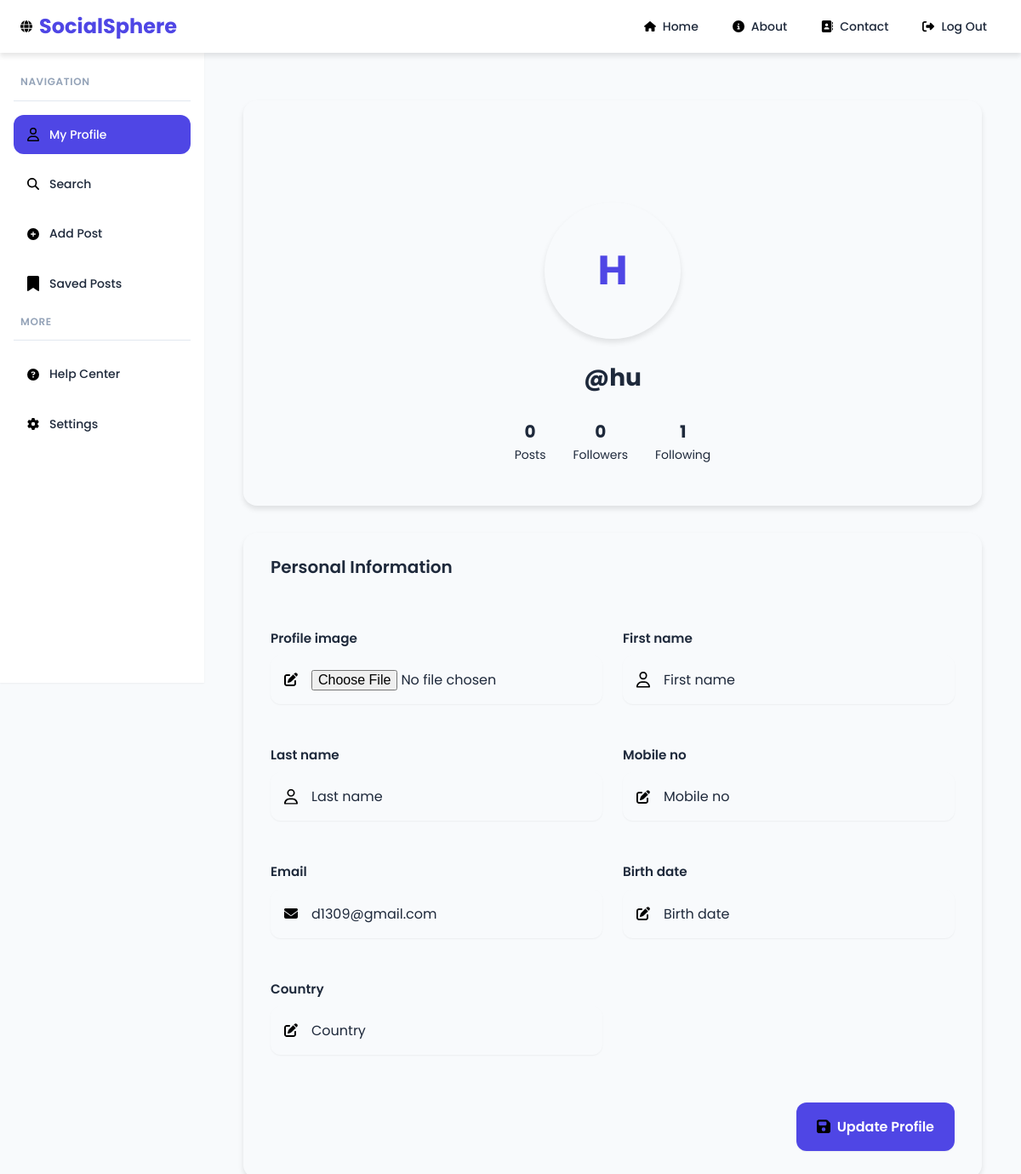
The page /accounts/profile/ (signed in) on the database its author committed.
### accounts/models.py (models this page shows, shortened)
class UserProfile(AbstractUser):
    bio = models.TextField(blank=True)
    profile_image = models.ImageField(upload_to='profile_pics/', blank=True, null=True)
    first_name = models.CharField(max_length=30, blank=True)
    last_name = models.CharField(max_length=30, blank=True)
    mobile_no = models.CharField(max_length=15, blank=True)
    email = models.EmailField(unique=True, blank=True, null=True)
    birth_date = models.DateField(null=True, blank=True)
    country = models.CharField(max_length=50, blank=True)

### accounts/views.py (the view)
# urls.py: path('profile/', profile, name='profile'),
@login_required
def profile(request):
    if request.method == 'POST':
        form = UserProfileForm(request.POST, request.FILES, instance=request.user)
        if form.is_valid():
            form.save()
            return redirect('profile')  # Redirect to refresh the profile page
    else:
        form = UserProfileForm(instance=request.user)
    return render(request, 'accounts/profile.html', {'form': form})

### accounts/forms.py
class UserProfileForm(forms.ModelForm):
    class Meta:
        model = UserProfile
        fields = ['profile_image', 'first_name', 'last_name', 'mobile_no', 'email', 'birth_date', 'country']

### accounts/templates/accounts/profile.html (shortened to what this page needs)
{% extends 'base.html' %}
{% load static %}
{% block content %}
<div class="profile-page">
  <div class="profile-header animate-fade-in">
    <div class="profile-cover"></div>
    <div class="profile-info">
      <div class="profile-image-container">
        {% if user.profile_image %}
        <img src="{{ user.profile_image.url }}" alt="Profile Picture"
          class="profile-image" id="profile-image">
        {% else %}
        <div class="profile-image-placeholder" id="profile-image">
          {{user.username|first|upper }}</div>
        {% endif %}
      </div>
      <h1 class="profile-username">@{{ user.username }}</h1>
      <div class="profile-meta">
        <div class="profile-stat">
          <span class="stat-value">{{ user.posts.count|default:"0" }}</span>
          <span class="stat-label">Posts</span>
        </div>
        <div class="profile-stat">
          <span class="stat-value">{{ user.followers.count|default:"0" }}</span>
          <span class="stat-label">Followers</span>
        </div>
        <div class="profile-stat">
          <span class="stat-value">{{ user.following.count|default:"0" }}</span>
          <span class="stat-label">Following</span>
        </div>
      </div>
    </div>
  </div>
  <div class="profile-content">
    <div class="profile-form-card animate-fade-in"
      style="animation-delay: 0.2s;">
      <div class="card-header">
        <h2 class="card-title">Personal Information</h2>
      </div>
      <div class="card-body">
        <form method="post" enctype="multipart/form-data" class="profile-form">
          <div class="form-grid">
            {% for field in form %}
            <div class="form-group">
              <label for="{{ field.id_for_label }}"
                class="form-label">{{ field.label }}</label>
              <div class="input-with-icon">
                {% if field.name == 'first_name' or field.name == 'last_name' %}
                <img class="input-icon"
                  src="{% static 'Icons/user.svg' %}"
                  alt="User Icon" width="16px">
                {% elif field.name == 'email' %}
                <img class="input-icon"
                  src="{% static 'Icons/envelope-solid.svg' %}"
                  alt="User Icon" width="16px">
                {% elif field.name == 'bio' %}
                <img class="input-icon"
                  src="{% static 'Icons/circle-info-solid.svg' %}"
                  alt="User Icon" width="16px">
                {% elif field.name == 'website' %}
                <img class="input-icon"
                  src="{% static 'Icons/globe-solid.svg' %}"
                  alt="User Icon">
                {% elif field.name == 'location' %}
                <img class="input-icon"
                  src="{% static 'Icons/location-dot-solid.svg' %}"
                  alt="User Icon">
                {% elif field.name == 'phone' %}
                <img class="input-icon"
                  src="{% static 'Icons/phone-solid.svg' %}"
                  alt="User Icon">
                {% else %}
                <img class="input-icon"
                  src="{% static 'Icons/pen-to-square-solid.svg' %}"
                  alt="User Icon" width="16px">
                {% endif %}
                {% if field.field.widget.input_type == 'textarea' %}
                <textarea id="{{ field.id_for_label }}" name="{{ field.name }}"
                  class="form-control"
                  placeholder="{{ field.label }}">{{ field.value|default:'' }}</textarea>
                {% else %}
                <input type="{{ field.field.widget.input_type }}"
                  id="{{ field.id_for_label }}" name="{{ field.name }}"
                  class="form-control" placeholder="{{ field.label }}"
                  value="{{ field.value|default:'' }}" />
                {% endif %}
              </div>
            </div>
            {% endfor %}
          </div>
          <div class="form-actions">
            <button type="submit" class="btn-primary" id="update-profile-btn">
              <img class="form-icon"
                src="{% static 'Icons/floppy-disk-solid.svg' %}"
                alt="User Icon" width="16px">
              <span>Update Profile</span>
            </button>
          </div>
        </form>
      </div>
    </div>
  </div>
</div>
{% endblock %}

### rows shown on the page
UserProfile: username|first "H", username "hu", posts.count "0", followers.count "0", following.count "1", email "d1309@gmail.com"

### other values the page prints
{{ field.label }} "Profile image" "First name" "Last name" "Mobile no" "Email" "Birth date" "Country"
